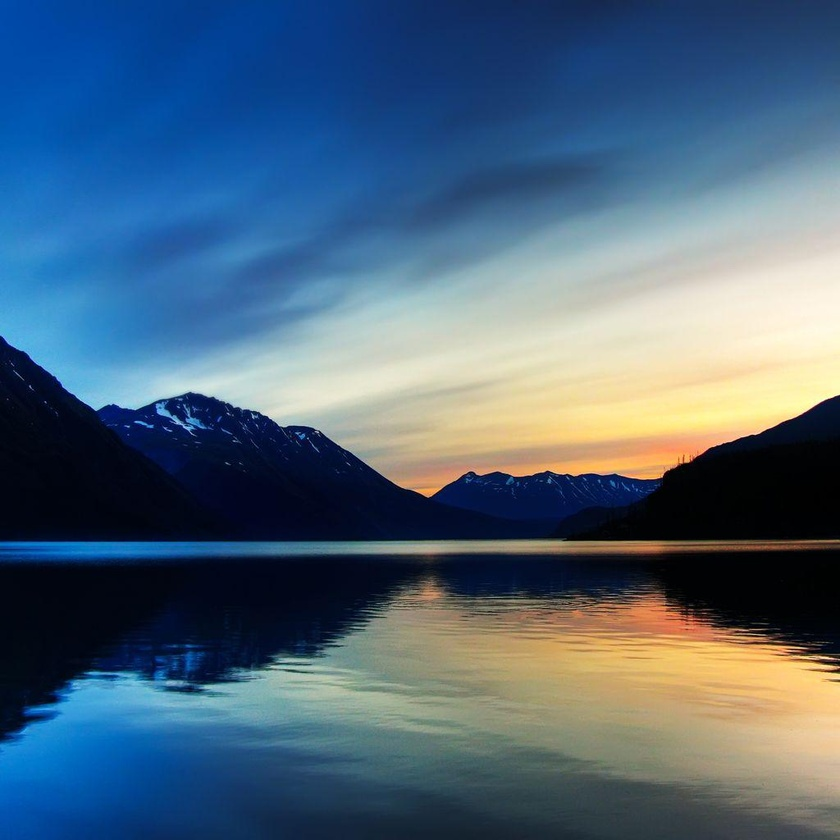
#> input picture 3/sample.jpg, 840 x 840 px, shrunk from 1024 x 1024 before the run, found by its file name
$ python contrast.py
#> lines starting #> are read from the running program, lines starting #| are printed output that depends on the picture; after the words box and inside, x2 and y2 are one past the last pixel; in counts of white or black regions, pixels touching at a corner belong together
import cv2
import numpy as np
import matplotlib.pyplot as plt

def contrast_stretching(image):
    min_intensity = np.min(image)
    max_intensity = np.max(image)
    stretched_image = 255 * (image - min_intensity) / (max_intensity - min_intensity)
    return stretched_image.astype(np.uint8)

def intensity_level_slicing(image, lower_threshold, upper_threshold):
    sliced_image = np.copy(image)
    sliced_image[(image >= lower_threshold) & (image <= upper_threshold)] = 255
    sliced_image[(image < lower_threshold) | (image > upper_threshold)] = 0
    return sliced_image.astype(np.uint8)

# Read the image
image = cv2.imread(r"C:\Users\jayda\OneDrive\Desktop\IP Practical\3\sample.jpg", cv2.IMREAD_GRAYSCALE)
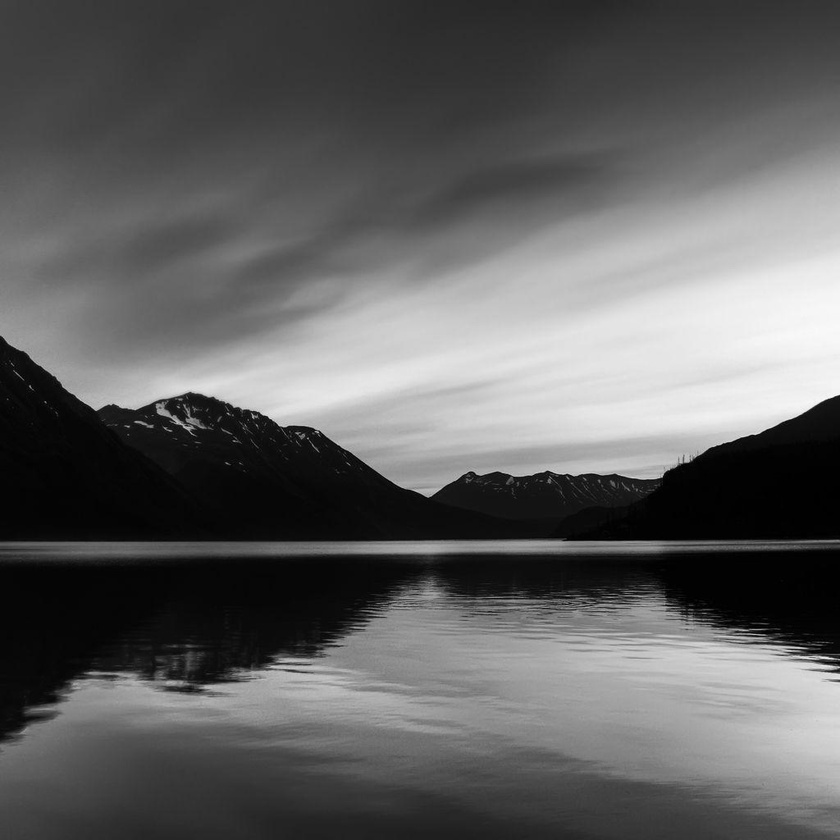
#> image: shape (840, 840); min 0, max 252, mean 96.8

# Perform contrast stretching
stretched_image = contrast_stretching(image)
#> in contrast_stretching, `min_intensity = np.min(image)`: min_intensity = 0
#> in contrast_stretching, `max_intensity = np.max(image)`: max_intensity = 252
#> in contrast_stretching, `stretched_image = 255 * (image - min_intensity) / (max_intensity - min..`:
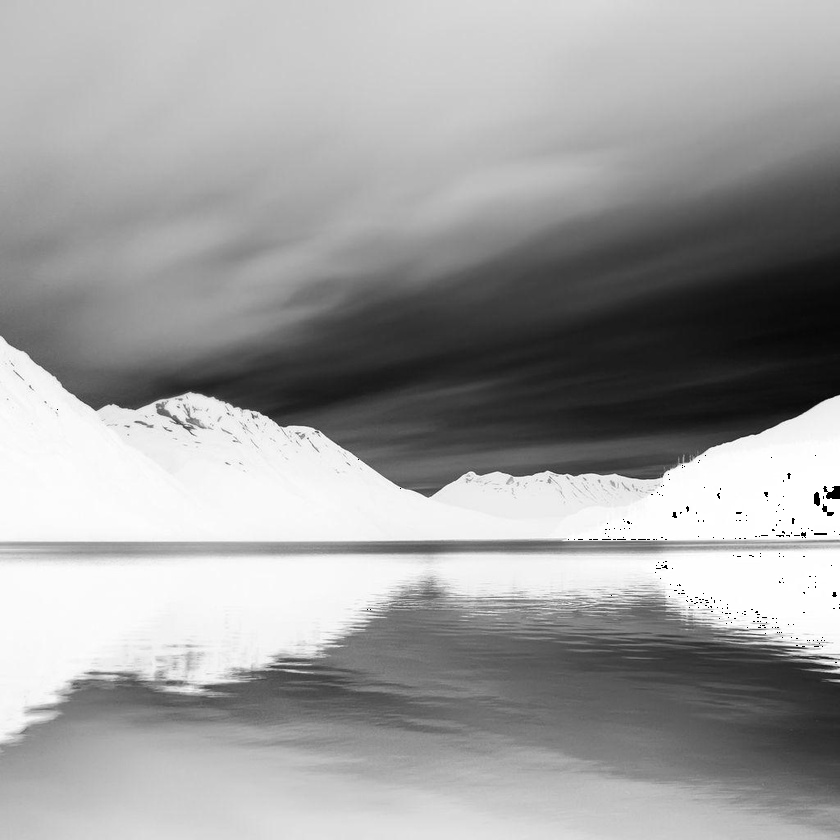
#> stretched_image: shape (840, 840) float64; min 0, max 1.01, mean 0.63; drawn with min black and max white
#> in contrast_stretching, `return stretched_image.astype(np.uint8)`:
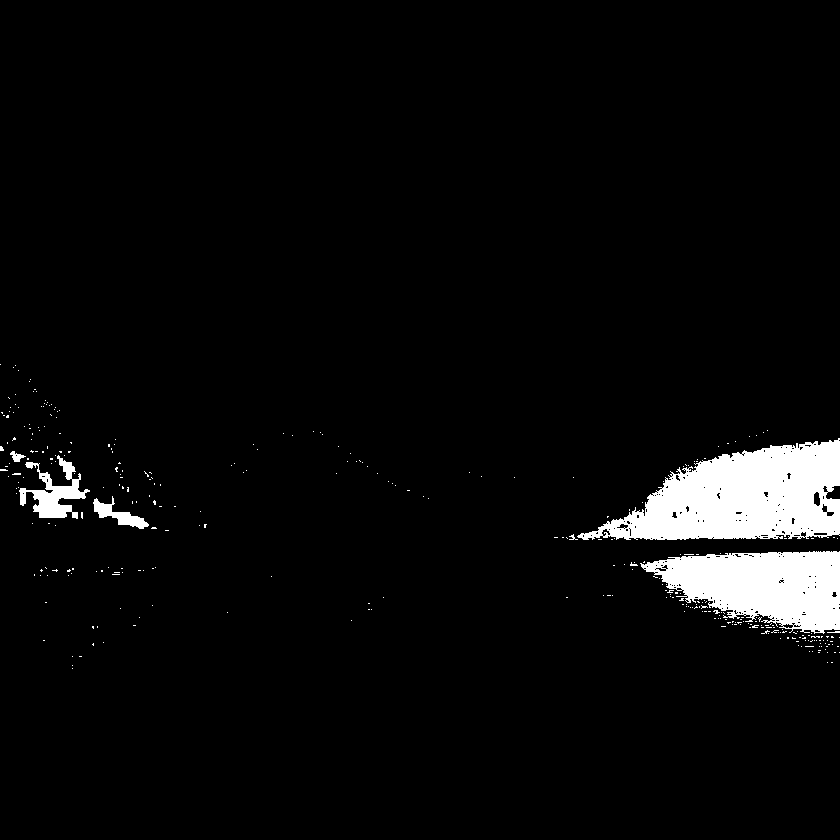
#> returned value: shape (840, 840); values 0 (black) and 1 (white), 4.3% white; 342 white regions (336 under 20 px), largest, box (x1, y1, x2, y2) and area: (577, 438, 840, 540) 16203, (640, 551, 840, 634) 10854, (19, 455, 90, 519) 1743, (93, 496, 149, 529) 628, (10, 451, 26, 462) 87, (569, 534, 578, 540) 22

# Perform intensity level slicing
lower_threshold = 100
upper_threshold = 200
sliced_image = intensity_level_slicing(image, lower_threshold, upper_threshold)
#> in intensity_level_slicing, `sliced_image[(image >= lower_threshold) & (image <= upper_threshold)] ..`:
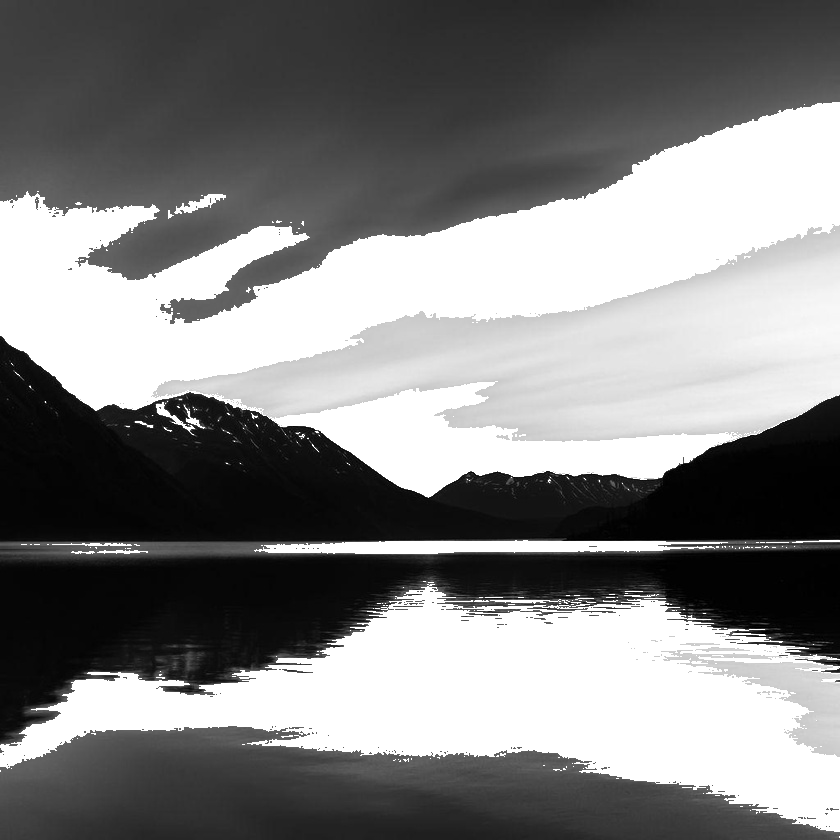
#> sliced_image: shape (840, 840); min 0, max 255, mean 130.1
#> in intensity_level_slicing, `sliced_image[(image < lower_threshold) | (image > upper_threshold)] = 0`:
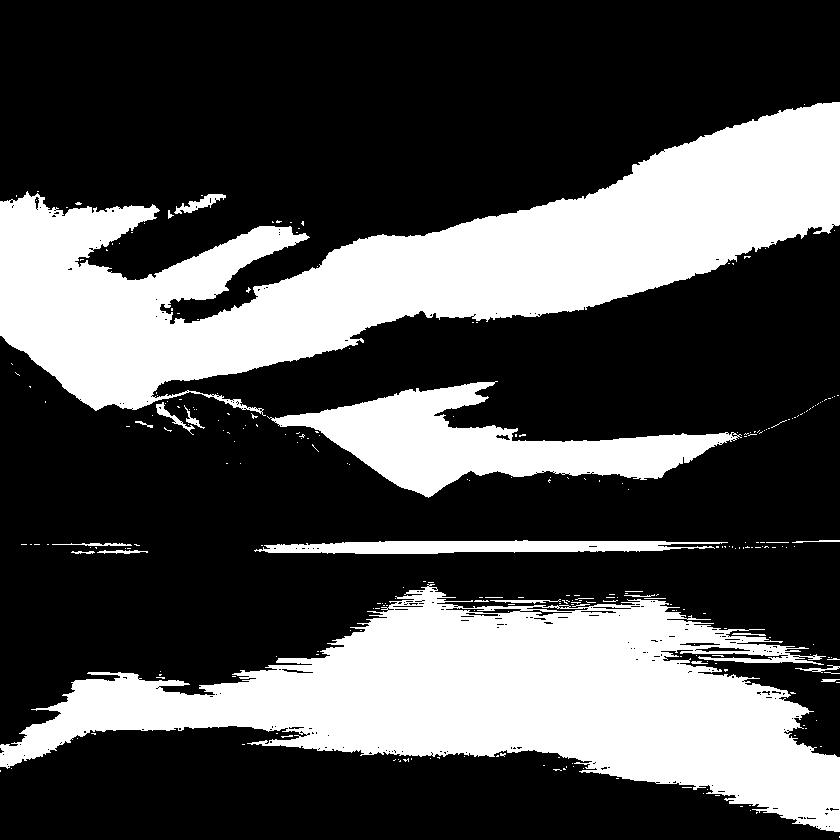
#> sliced_image: shape (840, 840); 31.1% white; 275 white regions (252 under 20 px), largest, box (x1, y1, x2, y2) and area: (0, 102, 840, 416) 101163, (0, 584, 840, 832) 90275, (267, 381, 742, 498) 20688

# Display the original image
plt.subplot(2, 3, 1)
plt.imshow(image, cmap="gray")
plt.title("Original Image")

# Display the histogram of the original image
plt.subplot(2, 3, 2)
plt.hist(image.flatten(), 256, [0, 256], color='r')
plt.title("Histogram - Original Image")

# Display the contrast-stretched image
plt.subplot(2, 3, 4)
plt.imshow(stretched_image, cmap="gray")
plt.title("Contrast Stretched Image")

# Display the histogram of the stretched image
plt.subplot(2, 3, 5)
plt.hist(stretched_image.flatten(), 256, [0, 256], color='r')
plt.title("Histogram - Stretched Image")

# Display the intensity level sliced image
plt.subplot(2, 3, 6)
plt.imshow(sliced_image, cmap="gray")
plt.title("Intensity Level Sliced Image")

# Show the plots
plt.show()
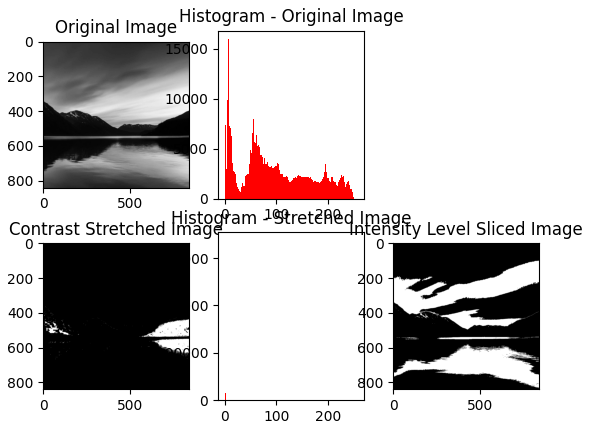
#> figure drawn by matplotlib, 5 panels; panel 2: tallest bar 16003 high, from x = 7 to 8; panel 4: tallest bar 675178 high, from x = 0 to 1
